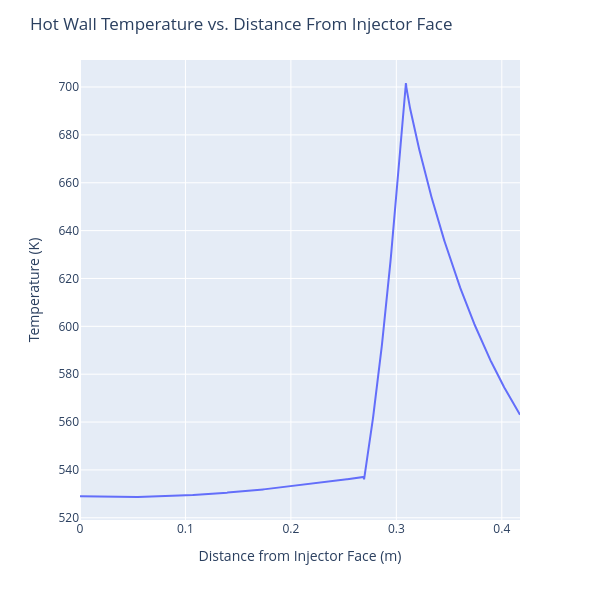
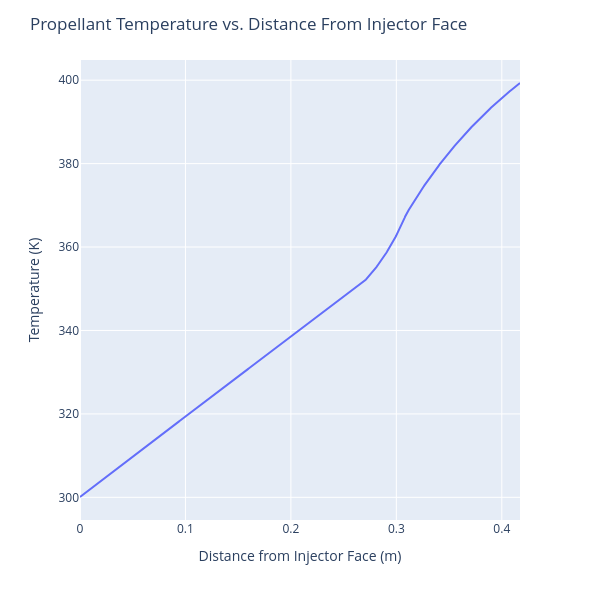
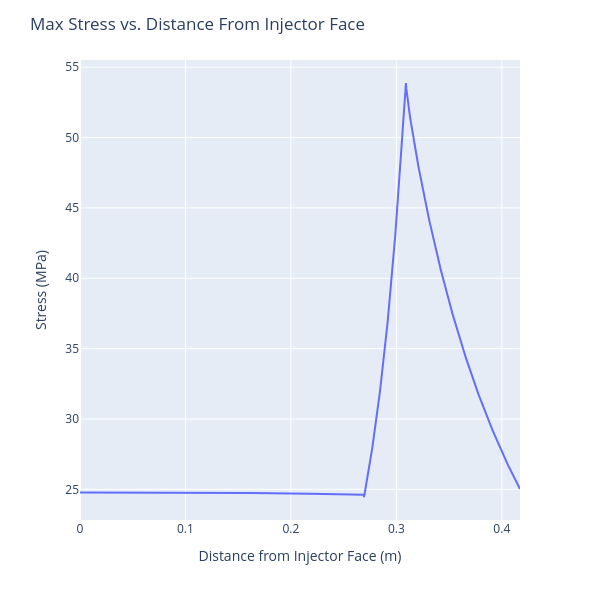

Notebook source saved alongside these figures, in order:
### Code cell
#Test Runs

#Bartz_Iterator(T_c = T_c, T_p = 330, Ma = 0, A = A, h_p = 17435.70437, k_w = 380, t_w = 0.0007)

#Engine_Contour(L = 0.197256, x_c = 0.106230, x_t = 0.132530, x_e = 0.197256, D_c = 0.085725, D_t = 0.028956, D_e = 0.061760, n = 1000)

Regen(W_ch = 0.005, T_ch = 0.001, L_ch = 0.417256, n = 1000, n_ch = 30, P_p = 2.84e6, T_p0 = 300, t_w = 0.0007, Material = "Aluminum")

### Figure 1 — Plotly figure (JSON) as saved in the notebook; plotly's stock layout.template omitted (floating-point values rounded to 4 significant figures; data arrays with more than 128 entries replaced by an {"elided": "..."} marker saying what was removed)
{"data": [{"hovertemplate": "x=%{x}<br>T=%{y}<extra></extra>", "legendgroup": "", "line": {"color": "#636efa", "dash": "solid"}, "marker": {"symbol": "circle"}, "mode": "lines", "name": "", "orientation": "v", "showlegend": false, "type": "scatter", "x": {"elided": "1000 float values"}, "xaxis": "x", "y": {"elided": "1000 float values"}, "yaxis": "y"}], "layout": {"height": 600, "legend": {"tracegroupgap": 0}, "margin": {"t": 60}, "title": {"text": "Hot Wall Temperature vs. Distance From Injector Face"}, "width": 600, "xaxis": {"anchor": "y", "domain": [0, 1], "title": {"text": "Distance from Injector Face (m)"}}, "yaxis": {"anchor": "x", "domain": [0, 1], "title": {"text": "Temperature (K)"}}}}

### Figure 2 — Plotly figure (JSON) as saved in the notebook; plotly's stock layout.template omitted (floating-point values rounded to 4 significant figures; data arrays with more than 128 entries replaced by an {"elided": "..."} marker saying what was removed)
{"data": [{"hovertemplate": "x=%{x}<br>T=%{y}<extra></extra>", "legendgroup": "", "line": {"color": "#636efa", "dash": "solid"}, "marker": {"symbol": "circle"}, "mode": "lines", "name": "", "orientation": "v", "showlegend": false, "type": "scatter", "x": {"elided": "1000 float values"}, "xaxis": "x", "y": {"elided": "1000 float values"}, "yaxis": "y"}], "layout": {"height": 600, "legend": {"tracegroupgap": 0}, "margin": {"t": 60}, "title": {"text": "Propellant Temperature vs. Distance From Injector Face"}, "width": 600, "xaxis": {"anchor": "y", "domain": [0, 1], "title": {"text": "Distance from Injector Face (m)"}}, "yaxis": {"anchor": "x", "domain": [0, 1], "title": {"text": "Temperature (K)"}}}}

### Figure 3 — Plotly figure (JSON) as saved in the notebook; plotly's stock layout.template omitted (floating-point values rounded to 4 significant figures; data arrays with more than 128 entries replaced by an {"elided": "..."} marker saying what was removed)
{"data": [{"hovertemplate": "x=%{x}<br>T=%{y}<extra></extra>", "legendgroup": "", "line": {"color": "#636efa", "dash": "solid"}, "marker": {"symbol": "circle"}, "mode": "lines", "name": "", "orientation": "v", "showlegend": false, "type": "scatter", "x": {"elided": "1000 float values"}, "xaxis": "x", "y": {"elided": "1000 float values"}, "yaxis": "y"}], "layout": {"height": 600, "legend": {"tracegroupgap": 0}, "margin": {"t": 60}, "title": {"text": "Max Stress vs. Distance From Injector Face"}, "width": 600, "xaxis": {"anchor": "y", "domain": [0, 1], "title": {"text": "Distance from Injector Face (m)"}}, "yaxis": {"anchor": "x", "domain": [0, 1], "title": {"text": "Stress (MPa)"}}}}
